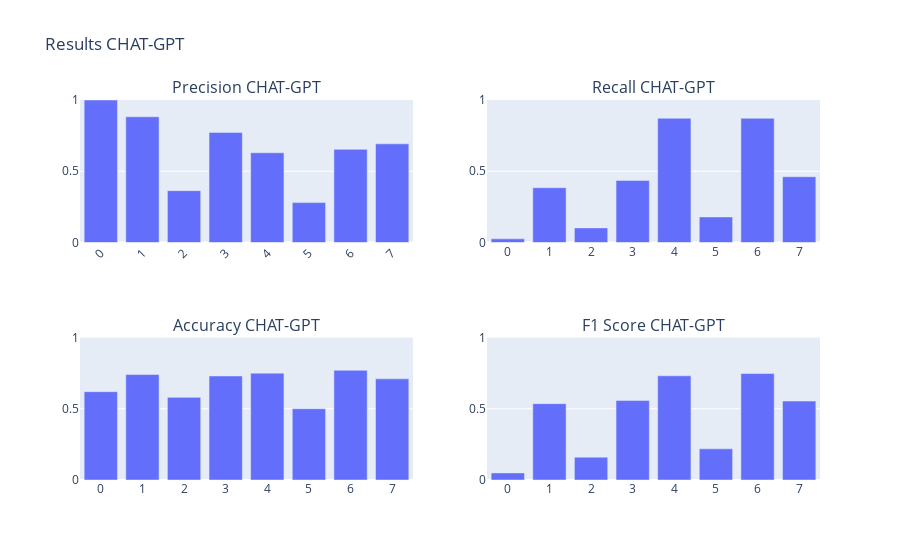

Here is the notebook cell this chart was saved with:
### Markdown cell above
### Normal benchmark

### Code cell
folder = "data/results/chat_gpt/curated"
files = get_json_files(folder)


results_cg = calculate_results(files, folder, model_name="CHAT-GPT")
create_chart(results_cg)

### Figure 1 — Plotly figure (JSON) as saved in the notebook; plotly's stock layout.template omitted (floating-point values rounded to 4 significant figures)
{"data": [{"alignmentgroup": "True", "hovertemplate": "Index=%{x}<br>Accuracy=%{y}<extra></extra>", "legendgroup": "", "marker": {"color": "#636efa", "pattern": {"shape": ""}}, "name": "", "offsetgroup": "", "orientation": "v", "showlegend": false, "textposition": "auto", "type": "bar", "x": ["0", "1", "2", "3", "4", "5", "6", "7"], "xaxis": "x3", "y": [0.62, 0.74, 0.58, 0.73, 0.75, 0.5, 0.77, 0.71], "yaxis": "y3"}, {"alignmentgroup": "True", "hovertemplate": "Index=%{x}<br>Precision=%{y}<extra></extra>", "legendgroup": "", "marker": {"color": "#636efa", "pattern": {"shape": ""}}, "name": "", "offsetgroup": "", "orientation": "v", "showlegend": false, "textposition": "auto", "type": "bar", "x": ["0", "1", "2", "3", "4", "5", "6", "7"], "xaxis": "x", "y": [1, 0.8824, 0.3636, 0.7727, 0.6296, 0.28, 0.6538, 0.6923], "yaxis": "y"}, {"alignmentgroup": "True", "hovertemplate": "Index=%{x}<br>Recall=%{y}<extra></extra>", "legendgroup": "", "marker": {"color": "#636efa", "pattern": {"shape": ""}}, "name": "", "offsetgroup": "", "orientation": "v", "showlegend": false, "textposition": "auto", "type": "bar", "x": ["0", "1", "2", "3", "4", "5", "6", "7"], "xaxis": "x2", "y": [0.02564, 0.3846, 0.1026, 0.4359, 0.8718, 0.1795, 0.8718, 0.4615], "yaxis": "y2"}, {"alignmentgroup": "True", "hovertemplate": "Index=%{x}<br>F1 Score=%{y}<extra></extra>", "legendgroup": "", "marker": {"color": "#636efa", "pattern": {"shape": ""}}, "name": "", "offsetgroup": "", "orientation": "v", "showlegend": false, "textposition": "auto", "type": "bar", "x": ["0", "1", "2", "3", "4", "5", "6", "7"], "xaxis": "x4", "y": [0.05, 0.5357, 0.16, 0.5574, 0.7312, 0.2188, 0.7473, 0.5538], "yaxis": "y4"}], "layout": {"annotations": [{"font": {"size": 16}, "showarrow": false, "text": "Precision CHAT-GPT", "x": 0.225, "xanchor": "center", "xref": "paper", "y": 1, "yanchor": "bottom", "yref": "paper"}, {"font": {"size": 16}, "showarrow": false, "text": "Recall CHAT-GPT", "x": 0.775, "xanchor": "center", "xref": "paper", "y": 1, "yanchor": "bottom", "yref": "paper"}, {"font": {"size": 16}, "showarrow": false, "text": "Accuracy CHAT-GPT", "x": 0.225, "xanchor": "center", "xref": "paper", "y": 0.375, "yanchor": "bottom", "yref": "paper"}, {"font": {"size": 16}, "showarrow": false, "text": "F1 Score CHAT-GPT", "x": 0.775, "xanchor": "center", "xref": "paper", "y": 0.375, "yanchor": "bottom", "yref": "paper"}], "title": {"text": "Results CHAT-GPT"}, "xaxis": {"anchor": "y", "domain": [0, 0.45], "tickangle": -45}, "xaxis2": {"anchor": "y2", "domain": [0.55, 1]}, "xaxis3": {"anchor": "y3", "domain": [0, 0.45]}, "xaxis4": {"anchor": "y4", "domain": [0.55, 1]}, "yaxis": {"anchor": "x", "domain": [0.625, 1], "range": [0, 1]}, "yaxis2": {"anchor": "x2", "domain": [0.625, 1], "range": [0, 1]}, "yaxis3": {"anchor": "x3", "domain": [0, 0.375], "range": [0, 1]}, "yaxis4": {"anchor": "x4", "domain": [0, 0.375], "range": [0, 1]}}}
